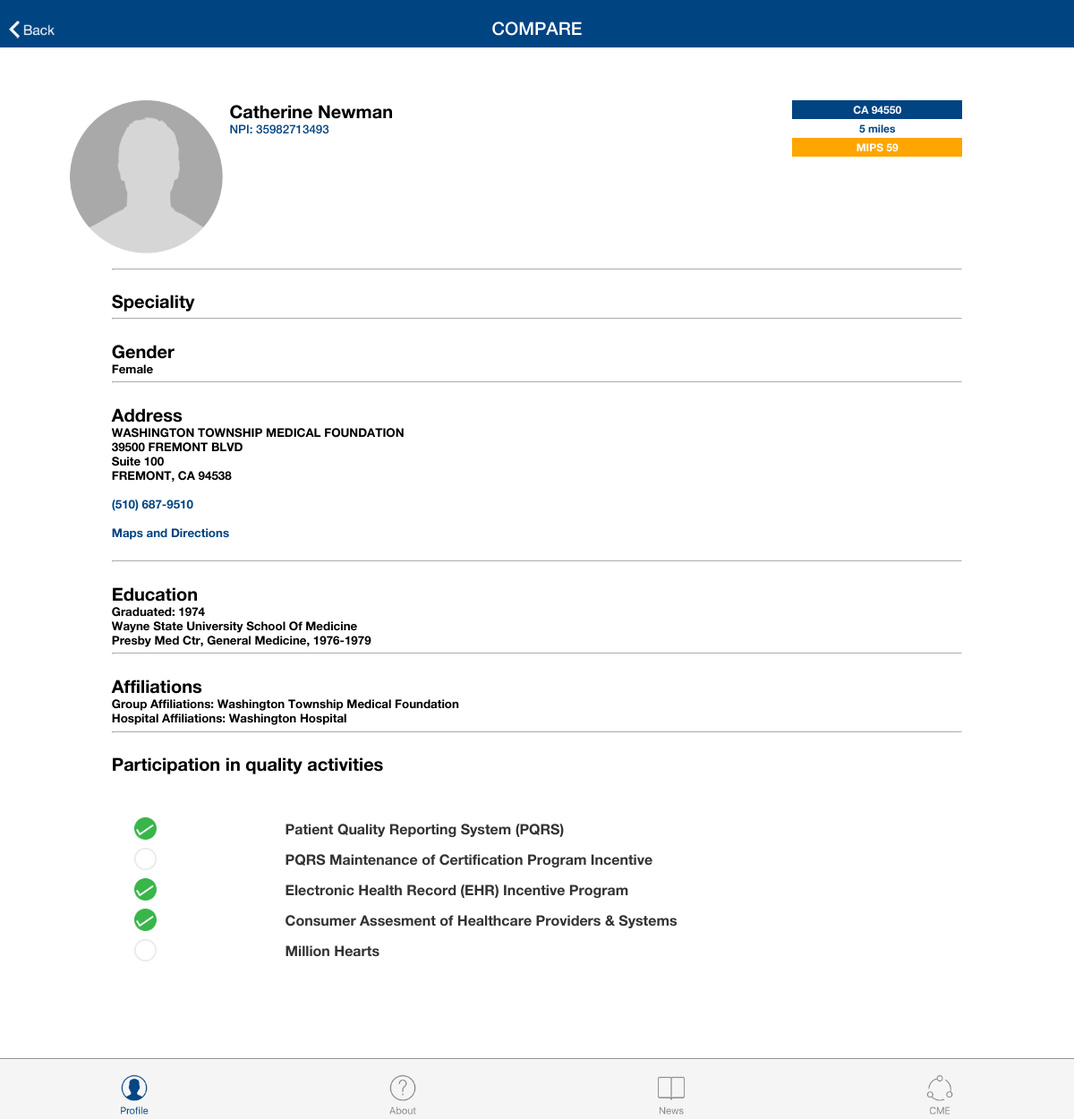
Screenshot of /profile_compare_details.php?id=2 with the database file from the repository.
### tables this page shows
CREATE TABLE IF NOT EXISTS `comparedata` (
  `id` int(11) NOT NULL AUTO_INCREMENT,
  `name` varchar(100) NOT NULL,
  `npi` varchar(50) NOT NULL,
  `zipcode` varchar(10) NOT NULL,
  `location` int(3) NOT NULL,
  `loc` int(3) NOT NULL,
  `mips` varchar(10) NOT NULL,
  `gender` varchar(10) NOT NULL,
  PRIMARY KEY (`id`)
);

### profile_compare_details.php (the view, shortened to what this page needs)
<?php
include 'header.php';
?>
<?php
$cdid = $_GET['id'];
$servername = "localhost";
$username = "sgstudio_mips";
$password = "MIPSroot";
$dbname = "sgstudio_mips";
$conn = new mysqli($servername, $username, $password, $dbname);
$query_string_cd = "select * from comparedata where id = '$cdid' ";
$query_cd = mysqli_query($conn,$query_string_cd);
$num_result = mysqli_num_rows($query_cd);
if ($num_result > 0) {
    while($row = mysqli_fetch_assoc($query_cd)) {
      $name_cd = $row["name"];
      $npi_cd = $row["npi"];
      $zipcode_cd = $row["zipcode"];
      $location_cd = $row["location"];
      $mips_cd = $row["mips"];
      $gender = $row["gender"];
    }
  }
?>
<body class="about">
<div class="navbar">
  <div class="backbutton">
    <a href="profile_compare.php?sortby=alpha"><img src="assets/images/back_text.png" height=20></a>
  </div>
  COMPARE
</div>
<div class="content">
<div class="about_article">
<br/><br/>
<div class="menuc clearfix">
  <div class="menuitemcimg">
    <img src="assets/images/placeholder.png" width="100%"/>
  </div>
<div class="menuitemc">
  <div class="profileinfotextbig"><?php echo $name_cd; ?></div>
  <div class="profileinfotitle"><?php echo $npi_cd; ?></div>
</div>
<div class="menunextc">
  <div class="comparezip"><?php echo $zipcode_cd; ?></div>
  <div class="comparedist"><?php echo $location_cd; ?> miles</div>
  <div class="comparemips"><?php echo $mips_cd; ?></div>
</div>
</div>
<hr class="divider"/>
<br/>
<div class="profileinfotextbig">Speciality</div>
<hr class="divider"/>
<br/>
<div class="profileinfotextbig">Gender</div>
<div class="profileinfotextsmall"><?php echo $gender;?></div>
<hr class="divider"/>
<br/>
<div class="profileinfotextbig">Address</div>
<div class="profileinfotextsmall">WASHINGTON TOWNSHIP MEDICAL FOUNDATION<br/>
39500 FREMONT BLVD<br/>
Suite 100<br/>
FREMONT, CA 94538</div><br/>
<div class="profileinfotextsmall"><a href="tel:5106879510">(510) 687-9510</div><br/>
<div class="profileinfotextsmall"><a href="https://www.google.co.in/maps/place/Washington+Township+Medical+Foundation,+Inc./@37.554812,-121.9846385,17z/data=!4m5!3m4!1s0x808fc085e7433963:0x4626f5cbf8e94c24!8m2!3d37.5558412!4d-121.9830667" target="_blank">Maps and Directions</a></div><br/>
<hr class="divider"/>
<br/>
<div class="profileinfotextbig">Education</div>
<div class="profileinfotextsmall">Graduated: 1974 <br/>
Wayne State University School Of Medicine<br/>
Presby Med Ctr, General Medicine, 1976-1979<br/></div>
<hr class="divider"/>
<br/>
<div class="profileinfotextbig">Affiliations</div>
<div class="profileinfotextsmall">Group Affiliations: Washington Township Medical Foundation <br/>
Hospital Affiliations: Washington Hospital<br/></div>
<hr class="divider"/>
<br/>
<div class="profileinfotextbig">Participation in quality activities</div><br/><br/>
<div class="profileinfotextsmall">
  <table cellspacing=3 cellpadding=3 class="compare_bottom" width="90%">
  <tr>
    <td width="20%"><img src="assets/images/compare_tick.png" width=25/>
    </td>
    <td width="80%">Patient Quality Reporting System (PQRS)
    </td>
  </tr>
  <tr>
    <td width="20%"><img src="assets/images/compare_no_tick.png" width=25/>
    </td>
    <td width="80%">PQRS Maintenance of Certification Program Incentive
    </td>
  </tr>
  <tr>
    <td width="20%"><img src="assets/images/compare_tick.png" width=25/>
    </td>
    <td width="80%">Electronic Health Record (EHR) Incentive Program
    </td>
  </tr>
  <tr>
    <td width="20%"><img src="assets/images/compare_tick.png" width=25/>
    </td>
    <td width="80%">Consumer Assesment of Healthcare Providers & Systems
    </td>
  </tr>
  <tr>
    <td width="20%"><img src="assets/images/compare_no_tick.png" width=25/>
    </td>
    <td width="80%">Million Hearts
    </td>
  </tr>
  </table>
</div>
<div class="tabbar clearfix">
<div class="tabs"><a href="index.php"><img src="assets/images/tab_profile_blue.png" class="tabimg"></a></div>
<div class="tabs"><a href="about.php"><img src="assets/images/tab_about_grey.png" class="tabimg"></a></div>
<div class="tabs"><a href="news.php"><img src="assets/images/tab_news_grey.png" class="tabimg"></a></div>
<div class="tabs"><a href="cme.php"><img src="assets/images/tab_cme_grey.png" class="tabimg"></a></div>
</div>
</body>

### assets/css/main.css (style rules this page uses)
body { background-color:#FFFFFF; margin:0; color:#333333; }
body.about { background-color: #FFFFFF; }
div.tabbar { border-top: 1px solid #999595; background-color: #F5F5F5; height:auto; padding-top:5px; padding-bottom:5px; width:auto; color: #333333; font-family: mips_hn; text-align: center; position:fixed; bottom:0px; left:0px; right:0px; }
div.tabs { float:left; width:23%; margin-right:1%; margin-left:1%; margin-top:1%; background-color: transparent; }
img.tabimg { max-height: 45px; }
img { max-width: 100%; max-height: 100%; border: 0; }
div.navbar { position:fixed; top:0px; left:0px; right:0px; background-color: #014482; height:auto; padding-top:20px; padding-bottom:10px; width:auto; color: #FFFFFF; font-family: mips_hnm; text-align: center; font-size: 15pt; }
div.menuc { background-color: #FFFFFF; height: auto; margin-left: 6%; margin-right: 6%; }
hr.divider { height:0.05px; color: #FFFFFF; margin-left: 6%; margin-right: 6%; border-color: #FFFFFF; }
div.menuitemcimg { padding:10px; margin-left: -6%; font-family: mips_hnm; font-size: 12pt; color: #000000; float:left; width:18%; margin-right:2%; }
div.menuitemc { padding:10px; margin-left: -6%; font-family: mips_hnm; font-size: 12pt; color: #000000; float:left; width:45%; }
div.menunextc { margin-top:10px; float:right; text-align: right; height: auto; width:20%; font-family: mips_hnb; font-size:9pt; }
div.backbutton { position:fixed; top:18px; left:5px; width:auto; padding:5px; font-family: mips_hnb; font-size:12pt; }
div.backbutton a:link { text-decoration: none; color: #FFFFFF; }
div.about_article { margin-left:5%; margin-right:5%; margin-bottom:5%; font-family: mips_hnm; font-size: 10pt; }
div.content { overflow-y: scroll; margin-bottom: 100px; }
div.profileinfotitle { color: #014482; font-family: mips_hnm; font-size:10pt; margin-left:6%; margin-right:6%; }
div.profileinfotextsmall { color: #000000; font-family: mips_hnb; font-size:10pt; margin-left:6%; margin-right:6%; }
div.profileinfotextsmall a:link { text-decoration: none; color:#014482; }
div.profileinfotextbig { color: #000000; font-family: mips_hnb; font-size:15pt; margin-left:6%; margin-right:6%; }
div.comparezip { background-color: #014482; color: #FFFFFF; text-align: center; padding:3px; }
div.comparedist { background-color: white; color: #014482; text-align: center; padding:3px; }
div.comparemips { background-color: orange; color: #FFFFFF; text-align: center; padding:3px; }
.clearfix:before, .clearfix:after { content: ""; display: table; }
.compare_bottom { border: 0px solid #F1F1F2; padding: 10px; margin-left:1%; margin-right:1%; }
.clearfix:after { clear: both; }
.clearfix { *zoom: 1; }

### rows the page displays
comparedata: name "Catherine Newman", npi "NPI: 35982713493", zipcode "CA 94550", location "5", mips "MIPS 59", gender "Female"
